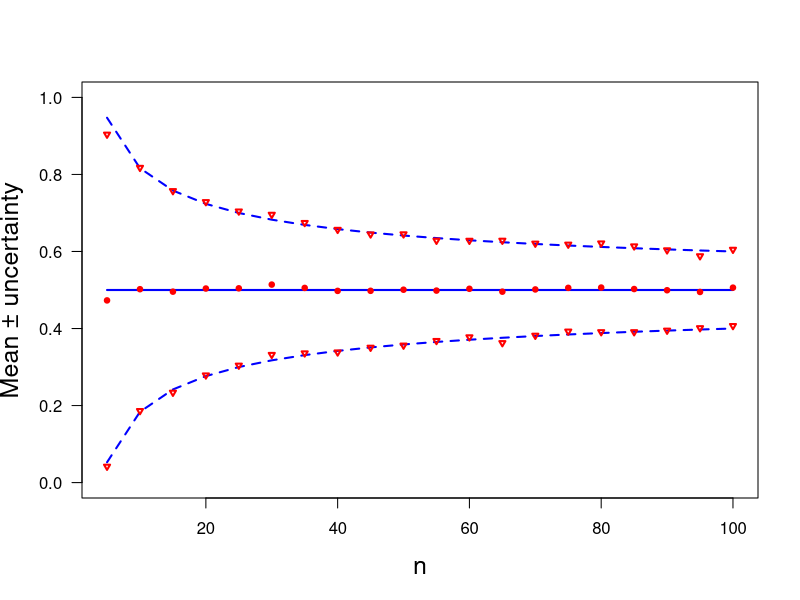

R code for this plot:
print('file: PointEstMeanUncertaintyTheorem.R')
# Application of Casella & Berger (2002, p.~213-214, Theorem 5.2.6)')
narr = seq(5,100,5); Ln = length(narr)
mu = 0.5; sigma = 1; uncertain = sigma/sqrt(narr)
xpmu = c(min(narr),max(narr)); ypmu = c(mu,mu)
ypplus = uncertain+mu; ypminus = -uncertain+mu
# ------ Monte Carlo sampling:
set.seed(1953)
M = 1000   # number of Monte-Carlo runs
meanest = numeric(M); estmean = numeric(Ln); estsd = numeric(Ln)
for(k in 1:Ln) {n = narr[k];     # sample size
for(m in 1:M) meanest[m]=mean(rnorm(n,mean=mu));
estmean[k] = mean(meanest);
estsd[k] = sd(meanest)}
# png('MeanPlusMinusUncert160819.png',width=16,height=12,units='cm',res=300)
plot(xpmu,ypmu,type='l',lwd=2,col='blue',xlab='n',las=1,
     ylab='Mean \u00B1 uncertainty',ylim=c(0,mu+sigma/2),cex.lab=1.5)
lines(narr,ypplus,col='blue',lwd=2,lty=2)
lines(narr,ypminus,col='blue',lwd=2,lty=2)
points(narr,estmean,col='red',cex=0.6,lwd=2,pch=19)
points(narr,estmean+estsd,col='red',cex=0.6,lwd=2,pch=25)
points(narr,estmean-estsd,col='red',cex=0.6,lwd=2,pch=25)
# dev.off()
